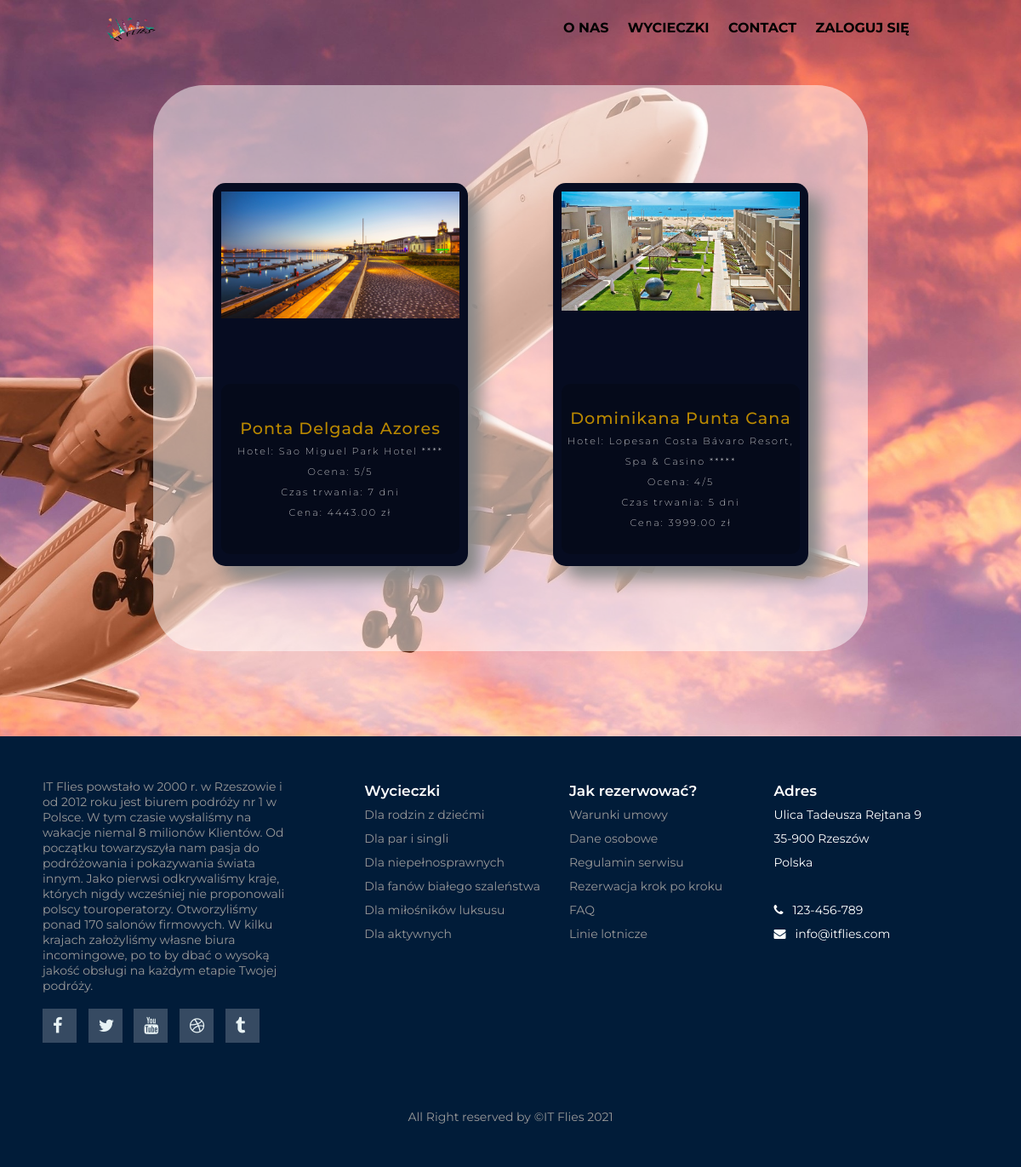
/oferty/, run on the app's committed database.
### home/models.py (models this page shows)
class Trip(models.Model):
    title = models.CharField(max_length=100)
    location = models.TextField(blank=True)
    country = models.TextField(blank=True)
    Hotel = models.TextField(blank=True)
    description = models.TextField(blank=True)
    duration = models.TextField(blank=True)
    deadline1 = models.DateField(auto_now_add=False, blank=True)
    deadline2 = models.DateField(auto_now_add=False, blank=True)
    deadline3 = models.DateField(auto_now_add=False, blank=True)
    rating = models.DecimalField(max_digits=5, decimal_places=0, default=5)
    price = models.DecimalField(max_digits=15000, decimal_places=2, default=0)
    main_image = models.ImageField(upload_to='trips_pics', blank=True)
    image_one = models.ImageField(upload_to='trips_pics', blank=True)
    image_two = models.ImageField(upload_to='trips_pics', blank=True)
    image_three = models.ImageField(upload_to='trips_pics', blank=True)
    image_four = models.ImageField(upload_to='trips_pics', blank=True)
    date_posted = models.DateTimeField(default=timezone.now)
    author = models.ForeignKey(User, on_delete=models.CASCADE, default=1)

### home/views.py (the view)
# urls.py: path('oferty/', TripsListView.as_view(), name='wycieczki'),
class TripsListView(ListView):
    model = Trip
    template_name = 'home/trips.html'
    context_object_name = 'trips'
    ordering = ['date_posted']

### home/templates/home/trips.html (shortened to what this page needs)
{% extends "home/base.html" %}
{% load static %}
{% block head %}
    <link rel="stylesheet" href="{% static 'home/css/trips.css'%}">
{% endblock head %}
{% block body %}
<div class="contOferty">
    <div id="oferty">
        {% for trip in trips %}
        <div class="boxWycieczki">
            <div class="imgBx">
                <img src="{{ trip.main_image.url }}">
            </div>
            <div class="content">
                <h2>{{ trip.title }}<br>
                    <span>
                        Hotel: {{ trip.Hotel }}
                        <br>
                        Ocena: {{ trip.rating }}/5
                        <br>
                        Czas trwania: {{ trip.duration }} dni
                        <br>
                        Cena: {{ trip.price }} zł
                </span>
                </h2>
            </div>
        </div>
    {% endfor %}
    </div>
</div>
{% endblock body %}

### home/templates/home/base.html (shortened to what this page needs)
{% load static %}
<!DOCTYPE html>
<html lang="en">
<head>
    <link rel="stylesheet" href="{% static 'home/css/base.css'%}">
    <link rel="stylesheet" href="https://stackpath.bootstrapcdn.com/font-awesome/4.7.0/css/font-awesome.min.css">
    {% block head %}{% endblock %}
</head>
<body>
    <header class="main-header">
        <div class="logo">
            <a href="{% url 'home' %}"><img src="{% static 'home/img/logo.png'%}"></a>
        </div>
        <ul class="nav-links">
            <li class="nav-link">
                <a href="{% url 'about' %}">O nas</a>
            </li>
            <li class="nav-link">
                <a href="{% url 'wycieczki' %}">Wycieczki</a>
            </li>
            <li class="nav-link">
                <a href="{% url 'contact' %}">Contact</a>
            </li>
            {% if user.is_authenticated %}
            <li class="nav-link">
                <a href="{% url 'logout' %}">Wyloguj się</a>
            </li>
            <li class="nav-link">
                    <a href="{% url 'profile' %}">{{user.username}}</a>
            </li>
            {% else %}
            <li class="nav-link">
                <a href="{% url 'login' %}">Zaloguj się</a>
            </li>
            {% endif %}
        </ul>
    </header>
    {% block body %}{% endblock %}
    <div class="footerDiv">
        <footer class="footer">
            <div class="footer-left">
                <p>
                    IT Flies powstało w 2000 r. w Rzeszowie i od 2012 roku
                    jest biurem podróży nr 1 w Polsce. W tym czasie wysłaliśmy
                    na wakacje niemal 8 milionów Klientów. Od początku towarzyszyła
                    nam pasja do podróżowania i pokazywania świata innym.
                    Jako pierwsi odkrywaliśmy kraje, których nigdy wcześniej nie
                    proponowali polscy touroperatorzy. Otworzyliśmy ponad 170
                    salonów firmowych. W kilku krajach założyliśmy własne biura
                    incomingowe, po to by dbać o wysoką jakość obsługi na każdym
                    etapie Twojej podróży.
                </p>
                <br>
                <div class="socials">
                    <a href="#"><i class="fa fa-facebook"></i></a>
                    <a href="#"><i class="fa fa-twitter"></i></a>
                    <a href="#"><i class="fa fa-youtube"></i></a>
                    <a href="#"><i class="fa fa-dribbble"></i></a>
                    <a href="#"><i class="fa fa-tumblr"></i></a>
                </div>
            </div>
            <ul class="footer-right">
                <li>
                    <h2>Wycieczki</h2>
                    <ul class="box">
                        <li><a href="#">Dla rodzin z dziećmi</a></li>
                        <li><a href="#">Dla par i singli</a></li>
                        <li><a href="#">Dla niepełnosprawnych</a></li>
                        <li><a href="#">Dla fanów białego szaleństwa</a></li>
                        <li><a href="#">Dla miłośników luksusu</a></li>
                        <li><a href="#">Dla aktywnych</a></li>
                    </ul>
                </li>
                <li class="features">
                    <h2>Jak rezerwować?</h2>
                    <ul class="box">
                        <li><a href="#">Warunki umowy</a></li>
                        <li><a href="#">Dane osobowe</a></li>
                        <li><a href="#">Regulamin serwisu</a></li>
                        <li><a href="#">Rezerwacja krok po kroku</a></li>
                        <li><a href="#">FAQ</a></li>
                        <li><a href="#">Linie lotnicze</a></li>
                    </ul>
                </li>
                <li>
                    <h2>Adres</h2>
                    <ul class="box">
                        <li>Ulica Tadeusza Rejtana 9</li>
                        <li>35-900 Rzeszów</li>
                        <li>Polska</li>
                    </ul>
                    <br>
                    <div class="socials">
                        <span>
                            <i class="fa fa-phone"></i>
                            &nbsp; 123-456-789
                        </span>
                        <br>
                        <span>
                            <i class="fa fa-envelope"></i>
                            &nbsp; info@itflies.com
                        </span>
                    </div>
                </li>
            </ul>
            <div class="footer-bottom">
                <p>All Right reserved by &copy;IT Flies 2021</p>
            </div>
        </footer>
    </div>
</body>
</html>

### home/static/home/css/base.css (style rules this page uses)
*, *:before, *:after { box-sizing: border-box; margin: 0; padding: 0; }
body { font-family: 'Montserrat', sans-serif; display:flex; flex-flow:column wrap; background: url(/static/home/img/samolot.jpg) center; background-attachment: fixed; background-origin: content-box; background-size: cover; }
.main-header { position: fixed; display: flex; justify-content: space-between; align-items: center; height: 65px; width: 100vw; padding: 0 10vw; color: #000; z-index: 1; transition: .8s ease-out; }
.main-header a { text-decoration: none; color: inherit; text-transform: uppercase; }
.main-header .nav-links { display: flex; list-style: none; }
.main-header .nav-links .nav-link { transition: opacity .4s ease-in-out, transform .6s cubic-bezier(0.175, 0.885, 0.32, 1.275); }
.main-header .nav-links .nav-link:nth-of-type(2) { transition-delay: .1s; }
.main-header .nav-links .nav-link:nth-of-type(3) { transition-delay: .2s; }
.main-header .nav-links .nav-link:nth-of-type(4) { transition-delay: .3s; }
.main-header .nav-links .nav-link a { margin: .2rem; padding: 1rem .5rem; font-weight: bold; }
.logo img { max-width: 65px; }
.footerDiv { display: grid; font-size: 14px; width:100%; }
footer { display: flex; padding: 50px; color: #fff; background-color: #011c39; flex-flow: row wrap; }
.footer > * { flex: 1 100%; }
.footer-left { margin-right: 1.25em; margin-bottom: 2em; }
h2 { font-weight: 600; font-size: 17px; }
.footer ul { list-style: none; padding-left: 0; }
.footer li { line-height: 2em; }
.footer a { text-decoration: none; }
.footer-right { display: flex; flex-flow: row wrap; }
.footer-right > * { flex: 1 30%; margin-right: 1.25em; }
.box a { color: #999; }
.footer-bottom { text-align: center; color: #999; padding-top: 50px; }
.footer-left p { padding-right: 20%; color: #999; }
.socials a { background: #364a62; width: 40px; height: 40px; display: inline-block; margin-right: 10px; }
.socials a i { color: #e7f2f4; padding: 10px 12px; font-size: 20px; }
@media screen and (min-width: 600px) { .footer-left { flex: 1 0px; } }
@media screen and (min-width: 600px) { .footer-right { flex: 2 0px; } }

### home/static/home/css/trips.css (style rules this page uses)
.contOferty { padding-bottom: 200px; width: 100%; }
#oferty { display: flex; justify-content: center; align-items: center; flex-wrap: wrap; padding-bottom: 115px; margin-left: auto; margin-right: auto; width: 70%; background-color: rgba(255, 255, 255,0.5); border-radius: 60px; position: relative; top: 100px; }
.boxWycieczki { position: relative; height: 450px; width: 300px; display: flex; justify-content: center; align-items: center; margin: 50px; background:#060c21 ; transition: 0.5s; top: 65px; border-radius: 15px; cursor: pointer; box-shadow: 15px 15px 20px #888888; }
.boxWycieczki .imgBx { position: absolute; top: 0; left: 0; width: 100%; height: 100%; padding: 10px; box-sizing: border-box; }
.boxWycieczki .imgBx img { max-width: 100%; opacity: 1; transition: 0.5s; }
.boxWycieczki .content { position: absolute; left: 10px; right: 10px; bottom: 14px; height: 200px; background: rgba(0,0,0,0.2); display: flex; align-items: center; opacity: 1; border-radius: 10px; transition: 0.5s; }
.boxWycieczki .content h2 { font-size: 1.2rem; color: rgb(185, 136, 1); text-align: center; margin: auto; font-weight: 500; letter-spacing: 1px; }
.boxWycieczki .content h2 span { font-size: 0.7rem; color: #FFF; font-weight: 200; letter-spacing: 2px; }

### data on the page
Trip: main_image (picture), title "Ponta Delgada Azores", Hotel "Sao Miguel Park Hotel ****", rating "5", duration "7", price "4443.00"
Trip: main_image (picture), title "Dominikana Punta Cana", Hotel "Lopesan Costa Bávaro Resort, Spa & Casino *****", rating "4", duration "5", price "3999.00"
